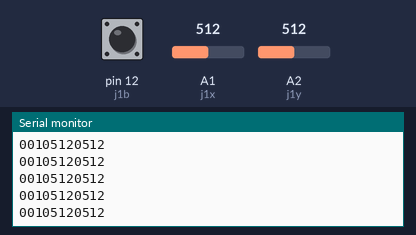
Simulated run of this sketch. Board: Arduino Uno, built with avr-gcc and run on an emulated ATmega328P. Shown: the last lines printed to the serial monitor. The inputs (shaded band) are chosen by the test bench; at power-on: A1 (j1x) = 512, A2 (j1y) = 512, pin 12 (j1b) HIGH.

Above: at 1.2 s.
1.3 s: A1 (j1x) set to 716
At 1.31 s:
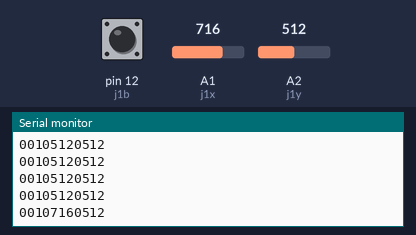
2.8 s: A2 (j1y) set to 716
At 2.82 s:
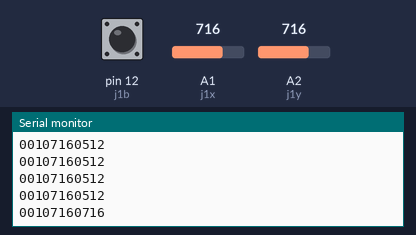
4.3 s: pin 12 (j1b) pulled LOW for 0.15 s
At 4.33 s:
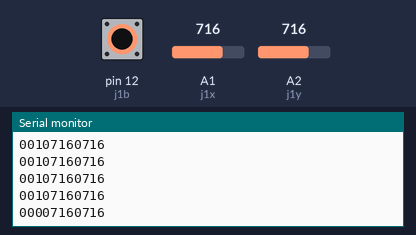
5.9 s: A1 (j1x) set to 900
At 5.94 s:
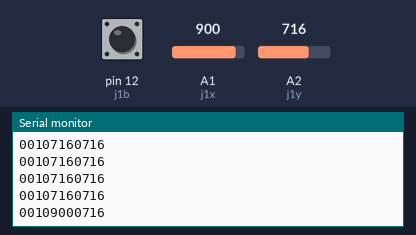
7.4 s: pin 12 (j1b) pulled LOW for 1 s
At 7.44 s:
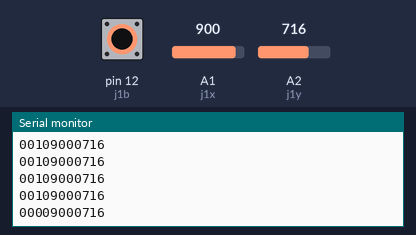
9.9 s: A2 (j1y) set to 900
At 9.96 s:
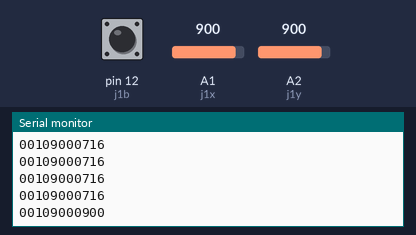
Timing chart, 0 to 12.4 s (numbered marks = the images above; inputs shaded):
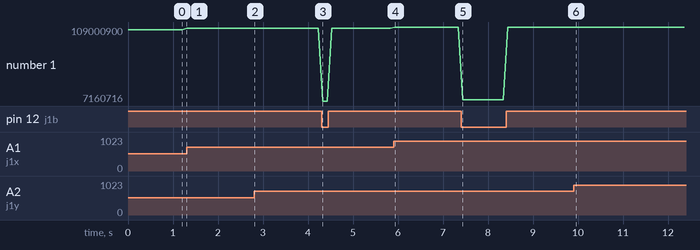

The sketch:

slave1.ino
```cpp
#include <Wire.h>

int j1x = A1;
int j1y = A2;

int j1b = 12;

char* status = "00000000000";

void setup() {
  pinMode(j1b, INPUT_PULLUP);

  Serial.begin(9600);

  Wire.begin(10);
  Wire.onRequest(requestEvent);

}

int j1xv;
int j1yv;
int j1bv;

void loop() {
  j1xv = analogRead(j1x);
  j1yv = analogRead(j1y);
  j1bv = digitalRead(j1b);
  sprintf(status, "00%1d%04d%04d", j1bv, j1xv, j1yv);
  Serial.println(status);
  delay(100);
}

void requestEvent() {
  Serial.println("got request!");
  Wire.write(status);
  Serial.print("sent: ");
  Serial.println(status);
}
```

Measured:
- after the input at 1.3 s, the serial monitor: prints a new line at once (image 1)
- after the input at 2.8 s, the serial monitor: prints a new line at once (image 2)
- after the input at 4.3 s, the serial monitor: prints a new line at once (image 3)
- after the input at 5.9 s, the serial monitor: prints a new line at once (image 4)
- after the input at 7.4 s, the serial monitor: prints a new line at once (image 5)
- after the input at 9.9 s, the serial monitor: prints a new line after 0.05 s (image 6)
- plotted number 1: 105120512 → 107160512 after the input at 1.3 s, 107160512 → 107160716 after the input at 2.8 s, 107160716 → 109000716 after the input at 5.9 s, 109000716 → 109000900 after the input at 9.9 s
